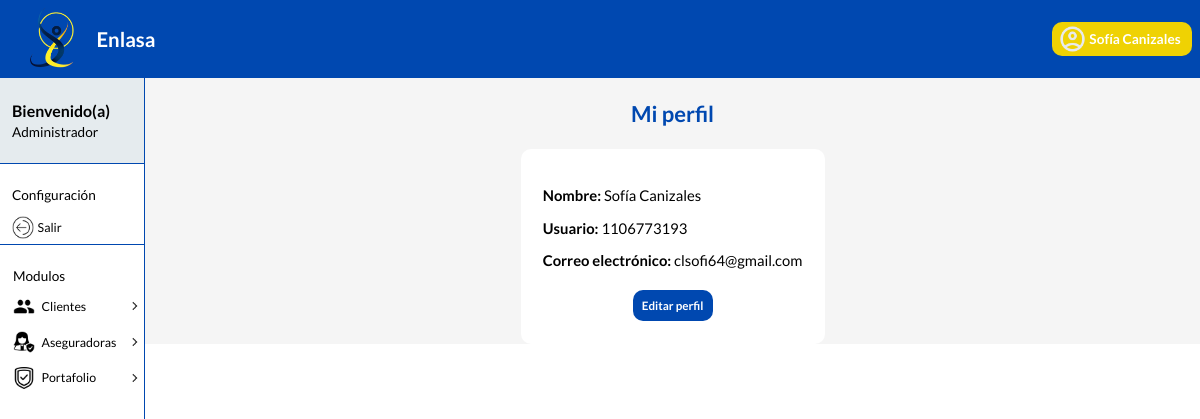
The page /admin_dashboard/profile/ (signed in) on the database as committed earlier.
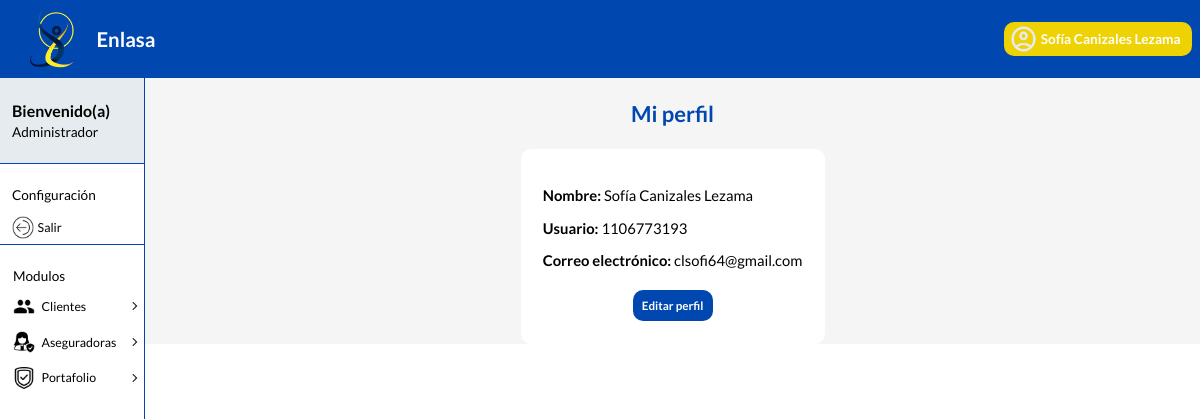
The same page on the database as committed later.
### home/models.py (models this page shows, shortened)
class  Usuario(AbstractBaseUser, PermissionsMixin):
    ROL = [ #creación de la enumeración de tipo de rol
        ('CLIENTE', 'Cliente'),
        ('GERENTE', 'Gerente'),
        ('ADMINISTRADOR', 'Administrador')
    ]
    num_documento = models.IntegerField( primary_key = True, unique=True)
    rol = models.CharField(max_length = 14, choices = ROL)
    nombre = models.CharField(max_length = 50)
    email = models.EmailField(max_length = 50)
    password = models.CharField(max_length = 8)
    REQUIRED_FIELDS = ['rol']
    USERNAME_FIELD = 'num_documento'
    objects = UsuarioManager()

### home/views.py (the view)
# urls.py: path('admin_dashboard/profile/', views.admin_profile, name= 'admin_profile'),
@login_required
def admin_profile(request):
    return render(request, 'admin/admin_profile.html')

### home/templates/admin/admin_profile.html
{% extends 'layouts/baseAdmin.html' %}
{% block content %}
    <section>
        <h3 class="h3-forms">Mi perfil</h3>
    </section>
    <div class="perfil-informacion">
        <div class="perfil-datos">
          <p><strong>Nombre:</strong> {{ user.nombre }}</p>
          <p><strong>Usuario:</strong> {{ user.num_documento }}</p>
          <p><strong>Correo electrónico:</strong> {{ user.email }}</p>
        </div>
        <section class="contentButton">
            {% url 'edit_profile_admin' user.num_documento as url %}
           <button id="botton-form" onclick="window.location.href='{{url}}'"><strong>Editar perfil</strong></button>
        </section>
    </div>
{% endblock %}

### home/templates/layouts/baseAdmin.html (shortened to what this page needs)
{% load static %}
<!DOCTYPE html>
<html lang="en">
<head>
    <link rel="stylesheet" href="{% static 'css/principal.css' %}">
    <link rel="stylesheet" href="{% static 'css/tables.css' %}">
    <link rel="stylesheet" href="{% static 'css/verPerfil.css' %}">
    <link rel="stylesheet" href="{% static 'css/forms.css' %}">
</head>
<body>
    <header>
        <section>
            <figure>
                <img src="{% static 'assets/iconoLogo.png' %}" alt="logo">
            </figure>
            <h1>Enlasa</h1>
        </section>
        <button id="miBoton" class="icono1">
            <img src="{% static 'assets/icono1.png' %}"  alt="icono">
            <span><strong>{{ user.nombre }}</strong></span>
        </button>
    </header>
    <div class="lyout">
        <nav id="nav" class="cerrado">
            <section class="rol">
                <h3>Bienvenido(a)</h3>
                <p>Administrador</p>
            </section>
            <section class="confi">
                <p class="p" >Configuración</p>
                <button class="icono2" id="boton-logout">
                    <figure>
                        <img src="{% static 'assets/out.png' %}"  alt="icono">
                    </figure>
                    <p>Salir</p>
                </button>
            </section>
            <ul class="list">
                <p>Modulos</p>
                <li class="list_item list_item--click">
                    <div class="list_button list_button--click">
                        <img src="{% static 'assets/people.png' %}"   class="list_img">
                        <a href="#" class="nav_link">Clientes</a>
                        <img src="{% static 'assets/arrow.png' %}"   class="list_arrow">
                    </div>
                </li>
                <li class="list_item list_item--click">
                    <div class="list_button list_button--click">
                        <img src="{% static 'assets/insuHome.png' %}"  class="list_img">
                        <a href="#" class="nav_link">Aseguradoras</a>
                        <img src="{% static 'assets/arrow.png' %}"   class="list_arrow">
                    </div>
                </li>
                <li class="list_item list_item--click">
                    <div class="list_button list_button--click">
                        <img src="{% static 'assets/insurance.png' %}"  class="list_img">
                        <a href="#" class="nav_link">Portafolio</a>
                        <img src="{% static 'assets/arrow.png' %}"   class="list_arrow">
                    </div>
                </li>
               </ul>
        </nav>
        <main>
            {% block content %}
            {% endblock %}
        </main>
    </div>
</body>
</html>

Rows that differ between the two databases and show on the page:
changed Usuario "clsofi64@gmail.com": nombre "Sofía Canizales" → "Sofía Canizales Lezama"
